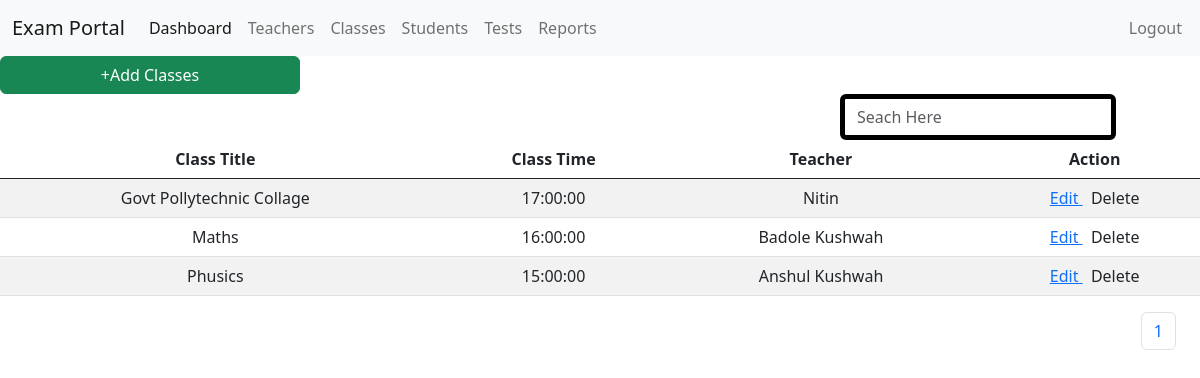
Page /classes.php (signed in) on the committed database.
### tables this page shows
CREATE TABLE `classes` (
  `class_Id` int(11) NOT NULL,
  `class_name` varchar(255) NOT NULL,
  `class_teacher` int(11) NOT NULL,
  `class_time` time NOT NULL,
  `create_date` datetime NOT NULL DEFAULT current_timestamp(),
  `class_status` tinyint(2) NOT NULL DEFAULT 1
);

CREATE TABLE `teachers` (
  `teacher_id` int(11) NOT NULL,
  `teacher_name` varchar(50) DEFAULT NULL,
  `teacher_qlf` varchar(255) DEFAULT NULL,
  `teacher_contact` varchar(10) NOT NULL,
  `teacher_image` varchar(255) DEFAULT NULL,
  `teacher_reg_date` datetime NOT NULL DEFAULT current_timestamp(),
  `teacher_status` tinyint(2) NOT NULL DEFAULT 1
);

### classes.php (the view, shortened to what this page needs)
<?php
include('header.php');
include('navbar.php');
$db = mysqli_connect('localhost','root','','ex_portal');
if(empty($pageno)) {
    $pageno = 0;
} else {
    $pageno--;
}
$ofset = 5 * $pageno;
$result = $db->query("SELECT classes.class_Id,classes.class_name, classes.class_time,teachers.teacher_name from classes INNER JOIN teachers ON teachers.teacher_id = classes.class_teacher WHERE classes.class_status = 1 limit 5 OFFSET $ofset");
$total_record = $db->query("SELECT count(*) as total from classes");
foreach($total_record as $recors){
    $total_no_record = $recors['total'];
}
?>
<div class="row">
    <a href="addclass.php"><button class="btn btn-success w-25"> +Add Classes </button></a>
</div>
<div class="row">
<div class="row">
    <div class="w-25" style="position:relative; left:70%;">
        <input type="text" class="form-control border-5 border-black" placeholder="Seach Here" onkeyup="searchClasses(this.value)">
    </div>
</div>
    <table class="table table-responsive table-striped text-center">
        <thead>
            <th> Class Title </th>
            <th> Class Time </th>
            <th> Teacher </th>
            <th> Action </th>
        </thead>
        <tbody id="dybnamic-rows">
        <?php foreach($result AS $cls) {?>
            <tr>
                <td> <?php echo $cls['class_name'];?> </td>
                <td> <?php echo $cls['class_time'];?> </td>
                <td> <?php echo $cls['teacher_name'];?> </td>
                <td> <a href="editClass.php?id=<?php echo $cls['class_Id'];?>"> Edit </a> &nbsp; <a onclick="deleteClass(<?php echo $cls['class_Id']; ?>)"> Delete </a> </td>
            </tr>
            <?php } ?>
        </tbody>
    </table>
    <div class="row ">
    <nav class="align-right" aria-label="...">
    <?php if(!empty($total_no_record) && $total_no_record > 0) {?>
  <ul class="pagination">
    <?php
    $totalpage = ceil($total_no_record / 5);
    for($i=1; $i<=$totalpage; $i++) {?>
    <li class="page-item"><a class="page-link" href="classes.php?pageno=<?php echo $i; ?>"><?php echo $i; ?></a></li>
    <?php } ?>
  </ul>
  <?php } ?>
</nav>
    </div>
</div>
<?php
include('footer.php');
?>

### classes.php (style rules this page uses)
.align-right { display: flex; justify-content : right !important; align-items : right !important; }

### rows in the picture
classes: class_name "Govt Pollytechnic Collage", class_time "17:00:00", teachers.teacher_name "Nitin"
classes: class_name "Maths", class_time "16:00:00", teachers.teacher_name "Badole Kushwah"
classes: class_name "Phusics", class_time "15:00:00", teachers.teacher_name "Anshul Kushwah"
